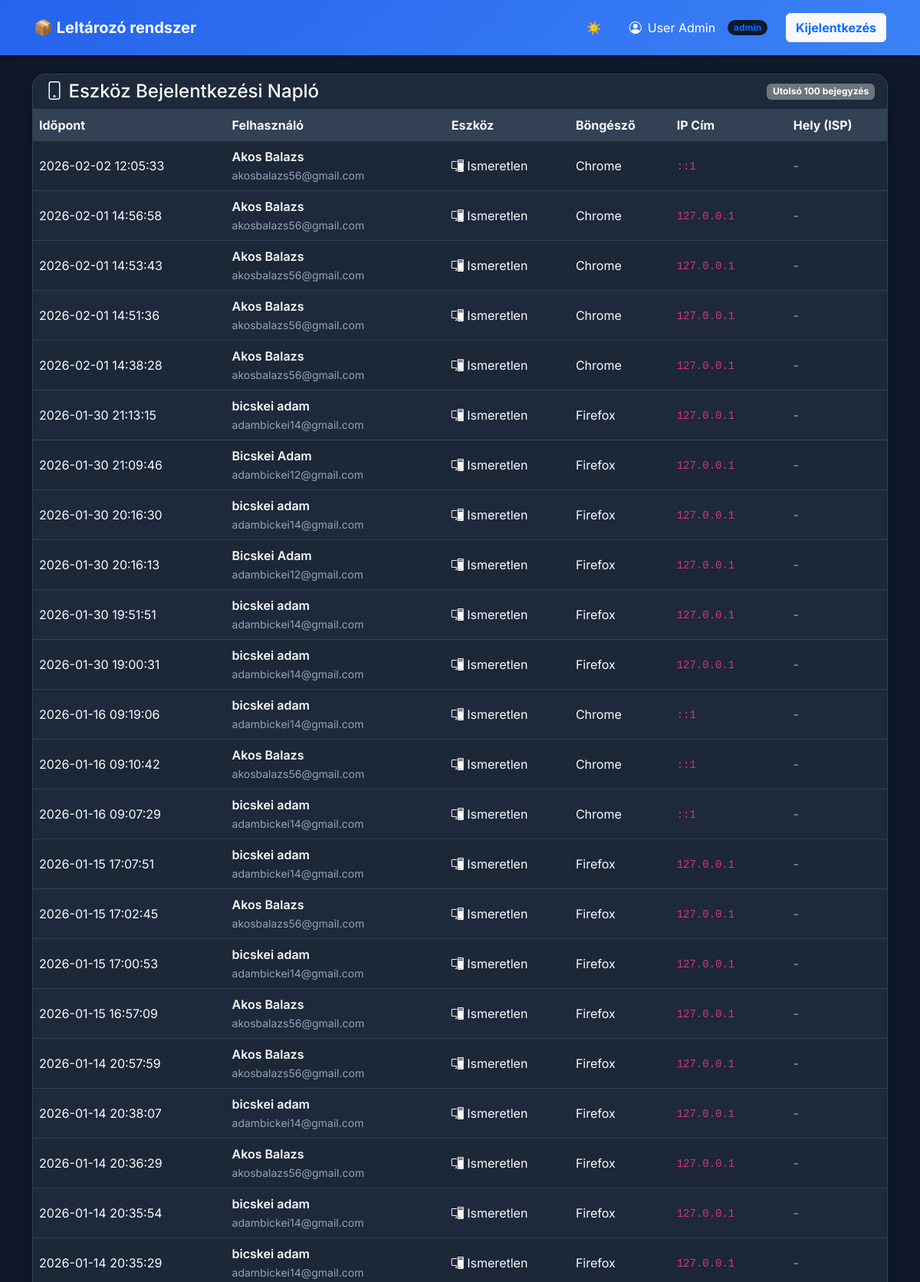
/public/worker/admin_device_logs.php (signed in, upper part), run on the app's committed database.
### tables this page shows
CREATE TABLE `user_devices` (
  `id` int(11) NOT NULL,
  `user_id` int(11) NOT NULL,
  `device_type` enum('mobile','desktop','tablet','') DEFAULT NULL,
  `os` enum('iOS','Android','Windows','') DEFAULT NULL,
  `browser` varchar(50) DEFAULT NULL,
  `ip_address` varchar(45) DEFAULT NULL,
  `country` varchar(100) DEFAULT NULL,
  `city` varchar(100) DEFAULT NULL,
  `isp` varchar(100) DEFAULT NULL,
  `created_at` datetime DEFAULT current_timestamp()
);

CREATE TABLE `users` (
  `id` int(11) NOT NULL,
  `email` varchar(255) NOT NULL,
  `password` varchar(255) NOT NULL,
  `first_name` varchar(100) NOT NULL,
  `last_name` varchar(100) NOT NULL,
  `phone` varchar(50) DEFAULT NULL,
  `role` enum('worker','employer','admin') NOT NULL DEFAULT 'worker',
  `is_active` tinyint(1) NOT NULL DEFAULT 0,
  `is_blocked` tinyint(1) NOT NULL DEFAULT 0,
  `activation_token` varchar(255) DEFAULT NULL,
  `reset_token` varchar(255) DEFAULT NULL,
  `token_expires` datetime DEFAULT NULL,
  `created_at` datetime DEFAULT current_timestamp(),
  `api_token` varchar(255) DEFAULT NULL
);

### app/core/Model.php (called while the page is built, shortened)
<?php
class Model {
    public function __construct(PDO $pdo) {
        $this->pdo = $pdo;
    }
}

### app/models/DeviceLog.php (called while the page is built, shortened)
<?php
require_once __DIR__ . '/../core/Model.php';
class DeviceLog extends Model
{
    public function getAll(int $limit = 100)
    {
        $stmt = $this->pdo->prepare("
            SELECT ud.*, u.first_name, u.last_name, u.email
            FROM user_devices ud
            JOIN users u ON ud.user_id = u.id
            ORDER BY ud.created_at DESC
            LIMIT " . (int) $limit
        );
        $stmt->execute();
        return $stmt->fetchAll();
    }
}

### public/worker/admin_device_logs.php (the view, shortened to what this page needs)
<?php
require_once __DIR__ . '/../../app/models/DeviceLog.php';
$db = (new Database())->getConnection();
$deviceLogModel = new DeviceLog($db);
$logs = $deviceLogModel->getAll(100);
?>
<!doctype html>
<html lang="hu">
<head>
    <link rel="stylesheet" href="https://cdn.jsdelivr.net/npm/bootstrap@5.3.2/dist/css/bootstrap.min.css">
    <link rel="stylesheet" href="https://cdn.jsdelivr.net/npm/bootstrap-icons@1.11.1/font/bootstrap-icons.css">
</head>
<body class="bg-light">
    <?php include_once __DIR__ . '/dashboard_nav.php'; ?>
    <div class="container mt-4">
        <div class="card shadow">
            <div class="card-header d-flex justify-content-between align-items-center flex-wrap gap-2">
                <h4 class="mb-0"><i class="bi bi-phone"></i> Eszköz Bejelentkezési Napló</h4>
                <span class="badge bg-secondary">Utolsó 100 bejegyzés</span>
            </div>
            <div class="card-body p-0">
                <div class="table-responsive">
                    <table class="table table-striped table-hover mb-0 align-middle">
                        <thead class="table-dark">
                            <tr>
                                <th>Időpont</th>
                                <th>Felhasználó</th>
                                <th>Eszköz</th>
                                <th class="d-none d-md-table-cell">Böngésző</th>
                                <th>IP Cím</th>
                                <th class="d-none d-md-table-cell">Hely (ISP)</th>
                            </tr>
                        </thead>
                        <tbody>
                            <?php foreach ($logs as $log): ?>
                                <tr>
                                    <td class="text-nowrap">
                                        <?= htmlspecialchars($log['created_at']) ?>
                                    </td>
                                    <td>
                                        <strong>
                                            <?= htmlspecialchars($log['last_name'] . ' ' . $log['first_name']) ?>
                                        </strong><br>
                                        <small class="text-muted">
                                            <?= htmlspecialchars($log['email']) ?>
                                        </small>
                                    </td>
                                    <td>
                                        <?php
                                        $icon = 'bi-question-circle';
                                        if ($log['device_type'] == 'mobile')
                                            $icon = 'bi-phone';
                                        elseif ($log['device_type'] == 'desktop')
                                            $icon = 'bi-pc-display';
                                        elseif ($log['device_type'] == 'tablet')
                                            $icon = 'bi-tablet';
                                        ?>
                                        <i class="bi <?= $icon ?>"></i>
                                        <?= htmlspecialchars($log['os'] ?: 'Ismeretlen') ?>
                                    </td>
                                    <td class="d-none d-md-table-cell">
                                        <?= htmlspecialchars($log['browser'] ?: '-') ?>
                                    </td>
                                    <td><code><?= htmlspecialchars($log['ip_address']) ?></code></td>
                                    <td class="d-none d-md-table-cell">
                                        <?php if ($log['country']): ?>
                                            <?= htmlspecialchars($log['country']) ?>,
                                            <?= htmlspecialchars($log['city']) ?>
                                        <?php else: ?>
                                            <span class="text-muted">-</span>
                                        <?php endif; ?>
                                    </td>
                                </tr>
                            <?php endforeach; ?>
                        </tbody>
                    </table>
                </div>
            </div>
        </div>
    </div>
</body>
</html>

### public/css/global-theme.css (style rules this page uses)
:root { --bg-primary: #0F172A; --bg-secondary: #1E293B; --bg-card: #1E293B; --bg-surface: #334155; --text-primary: #F8FAFC; --text-secondary: #94A3B8; --primary: #3b82f6; --primary-hover: #60a5fa; --secondary: #10B981; --danger: #EF4444; --warning: #F59E0B; --border: #334155; --navbar-bg: linear-gradient(135deg, #2563eb, #3b82f6); --navbar-text: #FFFFFF; }
* { margin: 0; padding: 0; box-sizing: border-box; }
body { background: var(--bg-primary) !important; font-family: 'Inter', -apple-system, BlinkMacSystemFont, sans-serif !important; color: var(--text-primary) !important; min-height: 100vh; transition: background 0.3s ease, color 0.3s ease; }
h1, h2, h3, h4, h5, h6, .h1, .h2, .h3, .h4, .h5, .h6 { color: var(--text-primary) !important; }
strong, b { color: var(--text-primary) !important; font-weight: 600 !important; }
.card { background: var(--bg-card) !important; border-radius: 16px !important; border: 1px solid var(--border) !important; box-shadow: 0 4px 12px rgba(0, 0, 0, 0.05) !important; }
.card-header, .card-footer { border-color: var(--border) !important; background: transparent !important; color: var(--text-primary) !important; }
.table { color: var(--text-primary) !important; }
.table thead th { background: var(--bg-surface) !important; color: var(--text-primary) !important; border-bottom: 1px solid var(--border) !important; }
.table tbody td { background: var(--bg-card) !important; color: var(--text-primary) !important; border-bottom: 1px solid var(--border) !important; }
.text-muted { color: var(--text-secondary) !important; }
.bg-light { background: var(--bg-primary) !important; }

### data on the page
user_devices: created_at "2026-02-02 12:05:33", user.first_name "Akos Balazs", user.email "akosbalazs56@gmail.com", os "Ismeretlen", browser "Chrome", ip_address "::1"
user_devices: created_at "2026-02-01 14:56:58", user.first_name "Akos Balazs", user.email "akosbalazs56@gmail.com", os "Ismeretlen", browser "Chrome", ip_address "127.0.0.1"
user_devices: created_at "2026-02-01 14:53:43", user.first_name "Akos Balazs", user.email "akosbalazs56@gmail.com", os "Ismeretlen", browser "Chrome", ip_address "127.0.0.1"
user_devices: created_at "2026-02-01 14:51:36", user.first_name "Akos Balazs", user.email "akosbalazs56@gmail.com", os "Ismeretlen", browser "Chrome", ip_address "127.0.0.1"
user_devices: created_at "2026-02-01 14:38:28", user.first_name "Akos Balazs", user.email "akosbalazs56@gmail.com", os "Ismeretlen", browser "Chrome", ip_address "127.0.0.1"
user_devices: created_at "2026-01-30 21:13:15", user.first_name "bicskei adam", user.email "adambickei14@gmail.com", os "Ismeretlen", browser "Firefox", ip_address "127.0.0.1"
user_devices: created_at "2026-01-30 21:09:46", user.first_name "Bicskei Adam", user.email "adambickei12@gmail.com", os "Ismeretlen", browser "Firefox", ip_address "127.0.0.1"
user_devices: created_at "2026-01-30 20:16:30", user.first_name "bicskei adam", user.email "adambickei14@gmail.com", os "Ismeretlen", browser "Firefox", ip_address "127.0.0.1"
user_devices: created_at "2026-01-30 20:16:13", user.first_name "Bicskei Adam", user.email "adambickei12@gmail.com", os "Ismeretlen", browser "Firefox", ip_address "127.0.0.1"
user_devices: created_at "2026-01-30 19:51:51", user.first_name "bicskei adam", user.email "adambickei14@gmail.com", os "Ismeretlen", browser "Firefox", ip_address "127.0.0.1"
user_devices: created_at "2026-01-30 19:00:31", user.first_name "bicskei adam", user.email "adambickei14@gmail.com", os "Ismeretlen", browser "Firefox", ip_address "127.0.0.1"
user_devices: created_at "2026-01-16 09:19:06", user.first_name "bicskei adam", user.email "adambickei14@gmail.com", os "Ismeretlen", browser "Chrome", ip_address "::1"
user_devices: created_at "2026-01-16 09:10:42", user.first_name "Akos Balazs", user.email "akosbalazs56@gmail.com", os "Ismeretlen", browser "Chrome", ip_address "::1"
user_devices: created_at "2026-01-16 09:07:29", user.first_name "bicskei adam", user.email "adambickei14@gmail.com", os "Ismeretlen", browser "Chrome", ip_address "::1"
user_devices: created_at "2026-01-15 17:07:51", user.first_name "bicskei adam", user.email "adambickei14@gmail.com", os "Ismeretlen", browser "Firefox", ip_address "127.0.0.1"
user_devices: created_at "2026-01-15 17:02:45", user.first_name "Akos Balazs", user.email "akosbalazs56@gmail.com", os "Ismeretlen", browser "Firefox", ip_address "127.0.0.1"
user_devices: created_at "2026-01-15 17:00:53", user.first_name "bicskei adam", user.email "adambickei14@gmail.com", os "Ismeretlen", browser "Firefox", ip_address "127.0.0.1"
user_devices: created_at "2026-01-15 16:57:09", user.first_name "Akos Balazs", user.email "akosbalazs56@gmail.com", os "Ismeretlen", browser "Firefox", ip_address "127.0.0.1"
user_devices: created_at "2026-01-14 20:57:59", user.first_name "Akos Balazs", user.email "akosbalazs56@gmail.com", os "Ismeretlen", browser "Firefox", ip_address "127.0.0.1"
user_devices: created_at "2026-01-14 20:38:07", user.first_name "bicskei adam", user.email "adambickei14@gmail.com", os "Ismeretlen", browser "Firefox", ip_address "127.0.0.1"
user_devices: created_at "2026-01-14 20:36:29", user.first_name "Akos Balazs", user.email "akosbalazs56@gmail.com", os "Ismeretlen", browser "Firefox", ip_address "127.0.0.1"
user_devices: created_at "2026-01-14 20:35:54", user.first_name "bicskei adam", user.email "adambickei14@gmail.com", os "Ismeretlen", browser "Firefox", ip_address "127.0.0.1"
user_devices: created_at "2026-01-14 20:35:29", user.first_name "bicskei adam", user.email "adambickei14@gmail.com", os "Ismeretlen", browser "Firefox", ip_address "127.0.0.1"

### other printed values
$displayName ?: $user['email'] "User Admin"
$user['role'] "admin"
